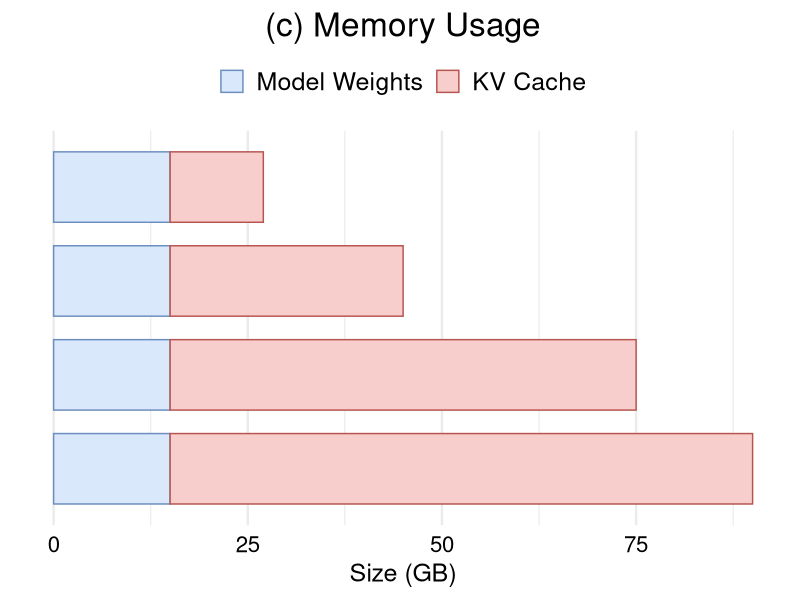

Reproduce this figure in R.
library(tidyverse)

data <- tribble(
  ~tokens, ~component,       ~memory,
  "100K",  "Model Weights",  15,
  "100K",  "KV Cache",       12,
  "200K",  "Model Weights",  15,
  "200K",  "KV Cache",       30,
  "300K",  "Model Weights",  15,
  "300K",  "KV Cache",       60,
  "400K",  "Model Weights",  15,
  "400K",  "KV Cache",       75,
)

data <- data %>%
  mutate(
    tokens = fct_rev(fct_inorder(tokens)),
    component = fct_relevel(component, "Model Weights", "KV Cache")
  )

fig <- ggplot(data, aes(x = memory, y = tokens, fill = component, colour = component)) +
  geom_col(width = 0.75, position = position_stack(reverse = TRUE)) +
  scale_fill_manual(
    values = c("Model Weights" = "#DAE8FC", "KV Cache" = "#F8CECC"),
  ) +
  scale_colour_manual(
    values = c("Model Weights" = "#6C8EBF", "KV Cache" = "#B85450"),
  ) +
  labs(x = "Size (GB)", y = NULL, title = "(c) Memory Usage") +
  theme_minimal(base_size = 18) +
  theme(
    plot.title = element_text(size = 24, hjust = 0.5),
    legend.position = "top",
    legend.title = element_blank(),
    legend.text = element_text(size = 18),
    axis.text.x = element_text(size = 16, colour = "black"),
    axis.text.y = element_blank(),
    panel.grid.major.y = element_blank(),
  )

ggsave("breakdown_2.pdf", fig, width = 3.5, height = 4.0, units = "in")
